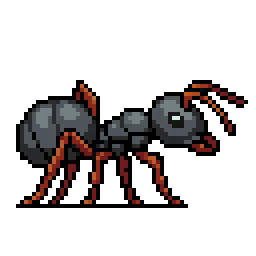
#> input picture art-src/dl/ant_camponotus.png, 64 x 64 px, given in place of tree_apple.png, which was not available (shown 4 times larger)
$ python atlas.py ../dl/ant_camponotus.png ../dl/ant_lasius.png
#> lines starting #> are read from the running program, lines starting #| are printed output that depends on the picture; pictures that were not available may be replaced by others from this repository, and a replacement may not be noted
"""Pack the chosen sprites into src/art/atlas.png + atlas.json, and write the backdrop strips.
python atlas.py <scratchpad> <project src/art dir>"""
import sys, os, json
from PIL import Image
SP, OUT = sys.argv[1], sys.argv[2]
dl = lambda n: f'{SP}/dl/{n}.png'
sg = lambda n: f'{SP}/seg/{n}.png'
an = lambda n, i: f'{SP}/anim/{n}_{i}.png'

def load(p): return Image.open(p).convert('RGBA')
#> returned value is the input picture: PIL image 64x64 RGBA; mean R, G, B, A 12.6, 9, 8.5, 62.1
#> in crop, `bb = im.getchannel('A').point(lambda v: 255 if v > 16 else 0).getbbox()`: bb = (4, 20, 62, 52)
#> in crop, `return im.crop(bb) if bb else im`:
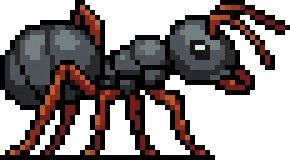
#> returned value: PIL image 58x32 RGBA (shown 5 times larger); mean R, G, B, A 27.7, 19.9, 18.8, 137; transparent parts drawn white
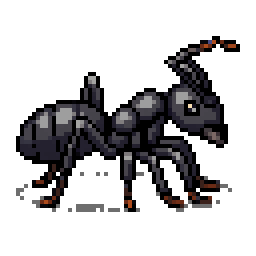
#> input picture art-src/dl/ant_lasius.png, 64 x 64 px, given in place of apple_autumn.png, which was not available (shown 4 times larger)
#> in load, returned value is the input picture: PIL image 64x64 RGBA; mean R, G, B, A 11.5, 10.5, 11.6, 71

def key_bg(im, tol=14):
    """Flood-fill the flat background from the borders to transparent."""
#> called with tol = 14
    im = im.copy(); px = im.load(); W, H = im.size
#> after `W, H = im.size`: W = 64; H = 64
    ref = px[0, 0]
#> ref = (0, 0, 0, 0)
    seen = bytearray(W * H); stack = []
    for x in range(W): stack += [(x, 0), (x, H - 1)]
    for y in range(H): stack += [(0, y), (W - 1, y)]
    while stack:
        x, y = stack.pop()
        if x < 0 or y < 0 or x >= W or y >= H or seen[y * W + x]: continue
        seen[y * W + x] = 1
        p = px[x, y]
        if max(abs(p[0] - ref[0]), abs(p[1] - ref[1]), abs(p[2] - ref[2])) > tol: continue
        px[x, y] = (0, 0, 0, 0)
        stack += [(x + 1, y), (x - 1, y), (x, y + 1), (x, y - 1)]
#> after the loop, stack = []
    return im

def crop(im, box=None):
    if box: im = im.crop(box)
    bb = im.getchannel('A').point(lambda v: 255 if v > 16 else 0).getbbox()
    return im.crop(bb) if bb else im

def frames_union(paths):
    ims = [load(p) for p in paths]
    bb = None
    for im in ims:
        b = im.getchannel('A').point(lambda v: 255 if v > 16 else 0).getbbox()
        if b: bb = b if bb is None else (min(bb[0], b[0]), min(bb[1], b[1]), max(bb[2], b[2]), max(bb[3], b[3]))
    return [im.crop(bb) for im in ims]

S = {}  # name -> list of frames (Image)
def one(name, im): S[name] = [im]

# trees
one('tree_apple', crop(load(dl('tree_apple'))))
one('tree_apple_fruit', crop(key_bg(load(dl('apple_autumn')))))
#> in crop (call 2), `bb = im.getchannel('A').point(lambda v: 255 if v > 16 else 0).getbbox()`: bb = (4, 10, 59, 53)
#> in crop (call 2), `return im.crop(bb) if bb else im`:
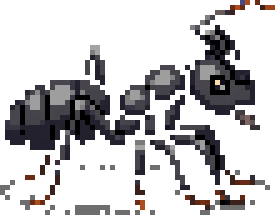
#> returned value: PIL image 55x43 RGBA (shown 5 times larger); mean R, G, B, A 19.8, 18.2, 19.9, 77.7; transparent parts drawn white
one('tree_oak', crop(load(dl('tree_oak'))))
#> in crop (call 3), `bb = im.getchannel('A').point(lambda v: 255 if v > 16 else 0).getbbox()`: bb = (4, 9, 60, 53)
#> in crop (call 3), `return im.crop(bb) if bb else im`:
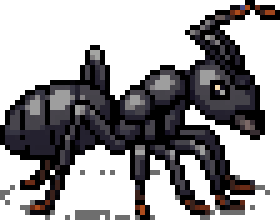
#> returned value: PIL image 56x44 RGBA (shown 5 times larger); mean R, G, B, A 19.2, 17.5, 19.3, 118; transparent parts drawn white
#> (the run stopped early here; a loop or call above may not have finished)
